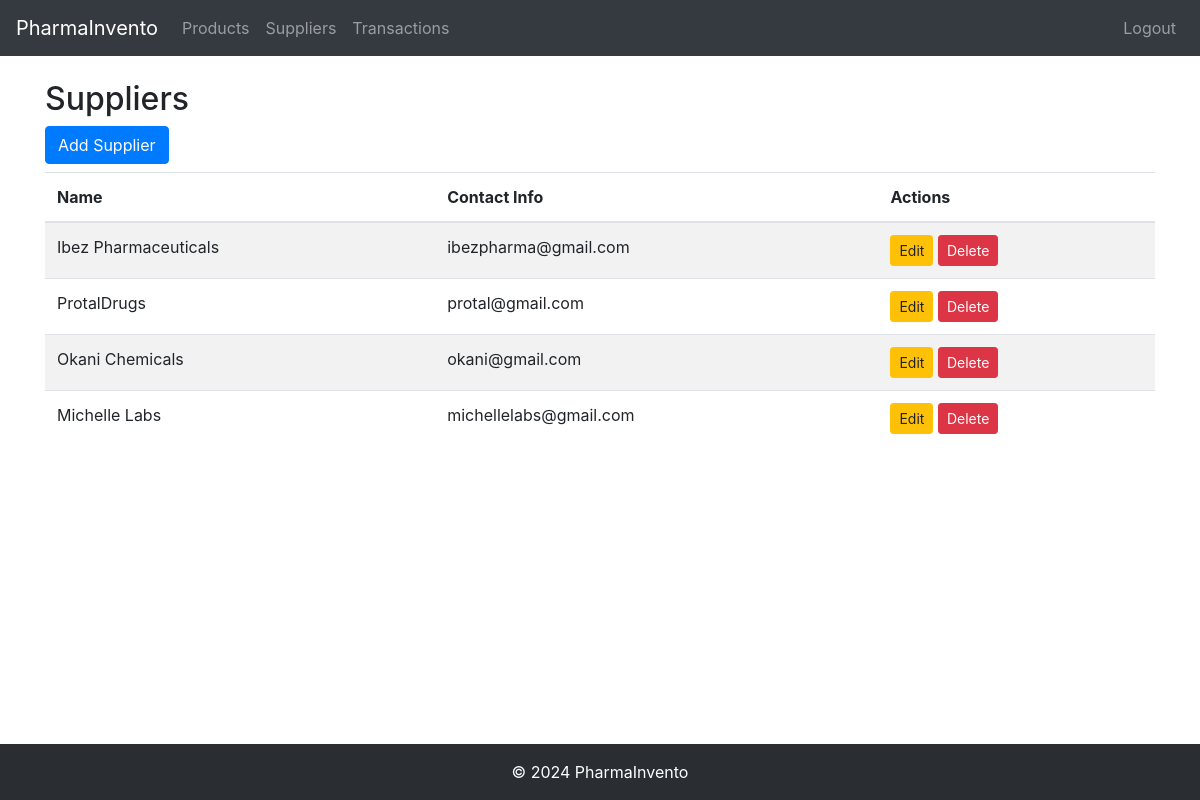
Screenshot of /suppliers/ with the database file from the repository.
### pharma/models.py (models this page shows, shortened)
class Supplier(models.Model):
    name = models.CharField(max_length=255)
    contact_info = models.CharField(max_length=255, blank=True, null=True)

### pharma/views.py (the view)
# urls.py: path('suppliers/', views.supplier_list, name='supplier_list'),
def supplier_list(request):
    suppliers = Supplier.objects.all()
    return render(request, 'supplier_list.html', {'suppliers': suppliers})

### pharma/templates/supplier_list.html (shortened to what this page needs)
{% extends 'base.html' %}
{% block content %}
<h2>Suppliers</h2>
<a href="{% url 'supplier_add' %}" class="btn btn-primary mb-2">Add Supplier</a>
<table class="table table-striped">
    <thead>
        <tr>
            <th>Name</th>
            <th>Contact Info</th>
            <th>Actions</th>
        </tr>
    </thead>
    <tbody>
        {% for supplier in suppliers %}
        <tr>
            <td>{{ supplier.name }}</td>
            <td>{{ supplier.contact_info }}</td>
            <td>
                <a href="{% url 'supplier_edit' supplier.id %}" class="btn btn-sm btn-warning">Edit</a>
                <a href="{% url 'supplier_delete' supplier.id %}" class="btn btn-sm btn-danger">Delete</a>
            </td>
        </tr>
        {% endfor %}
    </tbody>
</table>
{% endblock %}

### pharma/templates/base.html (style rules this page uses)
body, html { height: 100%; }

### rows the page displays
Supplier: name "Ibez Pharmaceuticals", contact_info "ibezpharma@gmail.com"
Supplier: name "ProtalDrugs", contact_info "protal@gmail.com"
Supplier: name "Okani Chemicals", contact_info "okani@gmail.com"
Supplier: name "Michelle Labs", contact_info "michellelabs@gmail.com"
